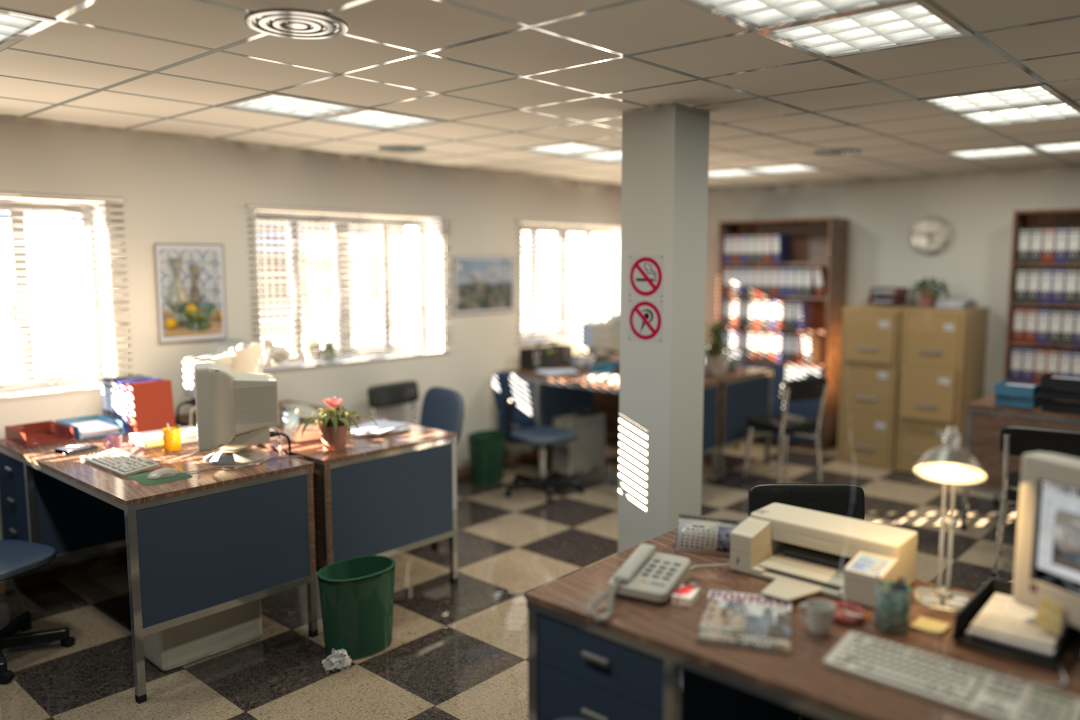
#> input picture data/office/office_stereo2/office_stereo2_near2.png, 1080 x 720 px
$ python povr_data_bet.py
#> lines starting #> are read from the running program, lines starting #| are printed output that depends on the picture
### camera_model.py
# -*- coding: utf-8 -*-
"""
Created on Fri Mar  3 14:15:30 2017

@author: DamianCristian
"""


import numpy as np
from scipy import ndimage as ndi
from scipy import signal

sigm = lambda x, w: -np.where(abs(x)<w/2, 2*x, np.sign(x))/2 + .5
scale = lambda x: (x-x.min())/np.sum(x-x.min())


# [16 lines left out: functions psf_mesh, pillbox_psf, box_psf, not called in this run]


class Coded_psf:
    """ The class that models a coded aperture. It holds a matrix describing
    the aperture and when called returns a PSF of the given size.

    Parameters
    -----------

    prototype: array like
        A matrix holding the transmissivity profile of the aperture.

    """

    def __init__(self, prototype):
        self.mat = scale(np.array(prototype, dtype= float))
        self.s = max(self.mat.shape)

    # [8 lines left out: function __call__, not called in this run]


class Camera:
    """This class holds the characteristics of the camera.
    And performs basic calculations such as computing the PSF according to distance. It uses a thin lens model for computation.

    By convention all lengths are expressed in millimeters.


    Parameters
    -----------

    focal_length: float
        The focal length of the lens.

    f_stop: float
        The ratio of focal length over the diameter of the lens.

    pixel_pitch: float
        The distance between the centers of two adjacent pixels.

    aperture:
        The shape of the aperture of the camera.

    focus:
        The distance at witch the camera is focused.


    Example
    --------
    ::

        testCam = de.Camera(focal_length = 105.0,
                      f_stop = 4.0,
                      pixel_pitch = 0.0082)
        testCam.set_focal_plane(1600)
        print('Psf diameter:', testCam.d_psf(1700))
        print('Psf')
        print(testCam.psf(1700))

    """

    def __init__(self,
                 focal_length,
                 f_stop,
                 pixel_pitch,
                 aperture=None,
                 focus=np.inf):

        self.fL = focal_length
        self.fN = f_stop
        self.pitch = pixel_pitch
        self.focus = focus

        if aperture is None:
            self.kernel = pillbox_psf
        else:
            self.kernel = aperture


    def set_focal_plane(self, distance):
        "Sets the focal plane of the camera."
        self.focus = distance

    def set_f_stop(self, value):
        self.fN = value

    # [21 lines left out: functions aperture_diameter, psf_diameter, distance, not called in this run]


    def set_aperture(self, fun):
        "Sets the shape of the aperture for the camera."
        self.kernel = fun


    # [18 lines left out: function psf, not called in this run]

### povr_data_bet.py
# -*- coding: utf-8 -*-

import numpy as np
import matplotlib.pyplot as plt
from imageio import imread
from time import clock

from camera_model import Camera
from depth_bet import depth_bet


# [24 lines of commented-out code are left out]

near_cam = Camera(focal_length = 2.8,
                 f_stop = 2.8/10,
                 pixel_pitch =6.25e-3,
                 focus = 267)
far_cam = Camera(focal_length = 2.8,
                 f_stop = 2.8/10,
                 pixel_pitch = 6.256e-3,
                 focus = 534)

min_depth = 150
max_depth = 850

folder = r"data/office/office_stereo2/"
near_file = "office_stereo2_near2.png"
far_file = "office_stereo2_far2.png"
all_file = "office_stereo2_all.png"
depth_file = "office_stereo2.depth.npy"


#%% Input Data

near_im = imread(folder + near_file).mean(2)/256
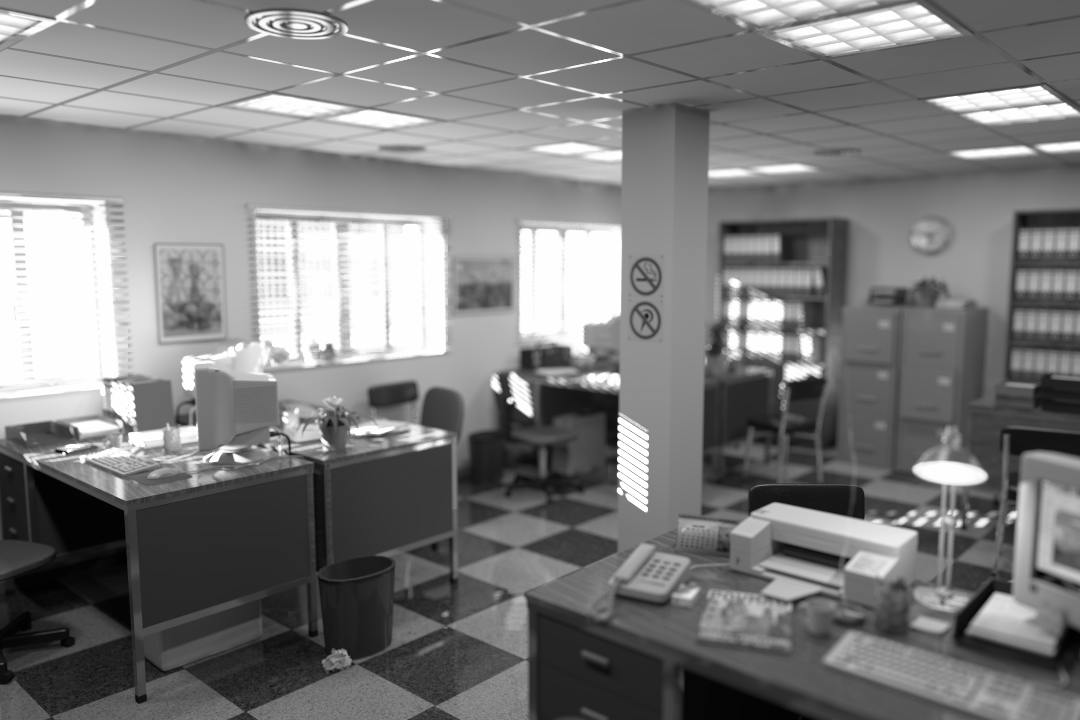
#> near_im: shape (720, 1080) float64; min 0.00391, max 0.996, mean 0.485
far_im = imread(folder + far_file).mean(2)/256
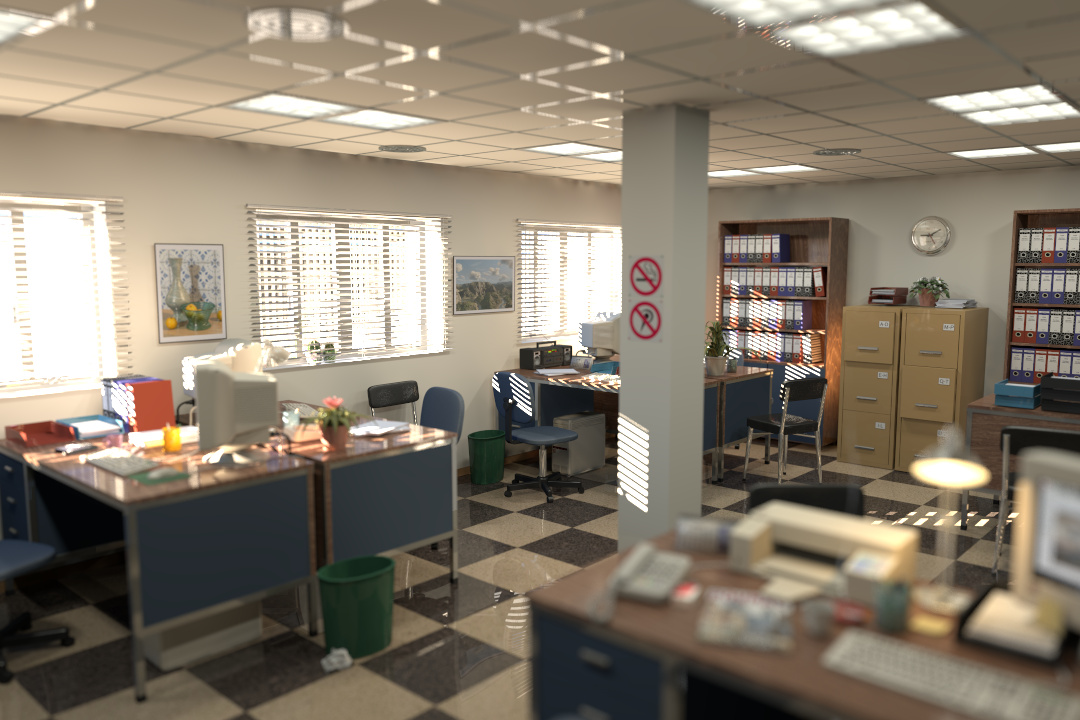
#> input picture data/office/office_stereo2/office_stereo2_far2.png, 1080 x 720 px
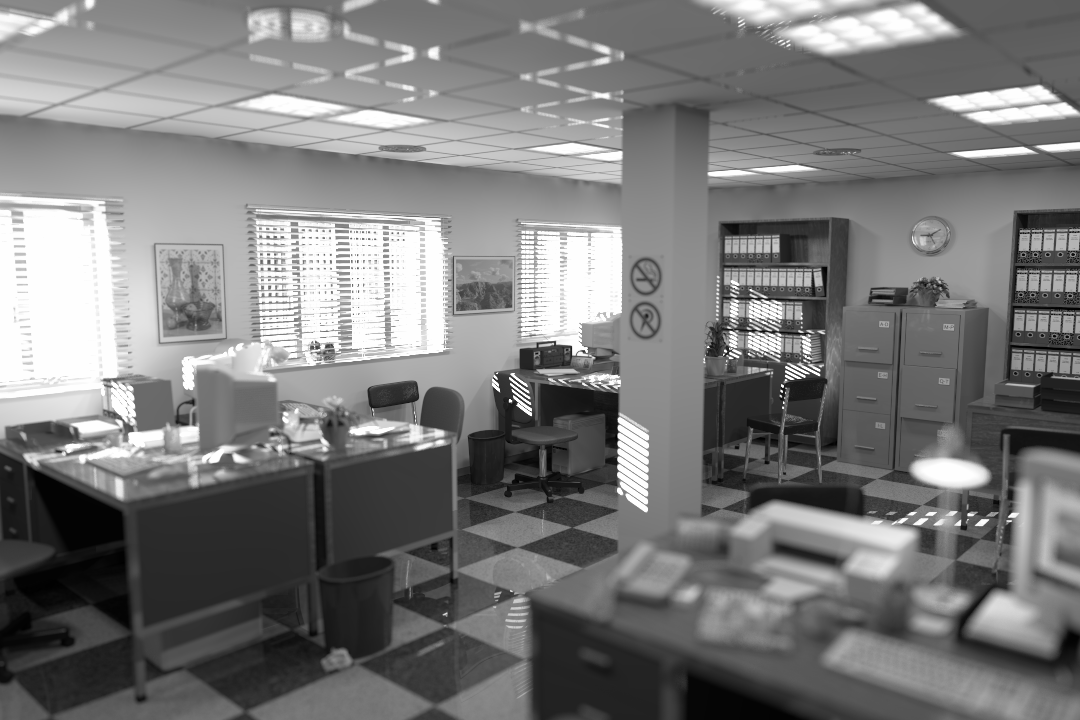
#> far_im: shape (720, 1080) float64; min 0, max 0.996, mean 0.48
all_im = imread(folder + all_file).mean(2)/256
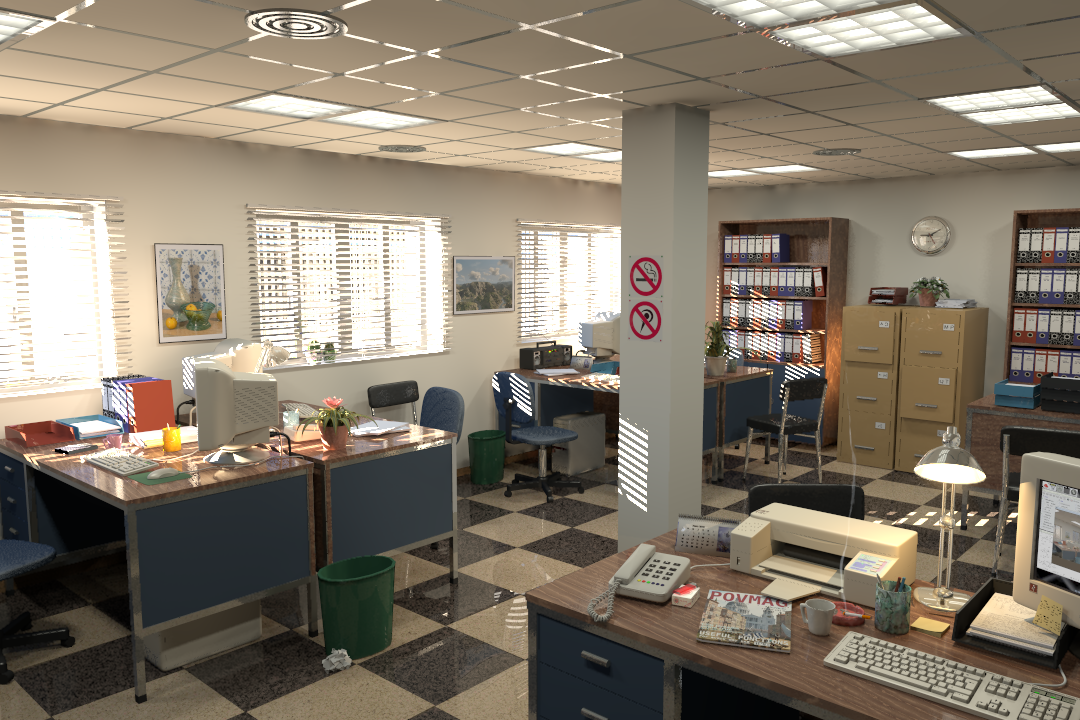
#> input picture data/office/office_stereo2/office_stereo2_all.png, 1080 x 720 px
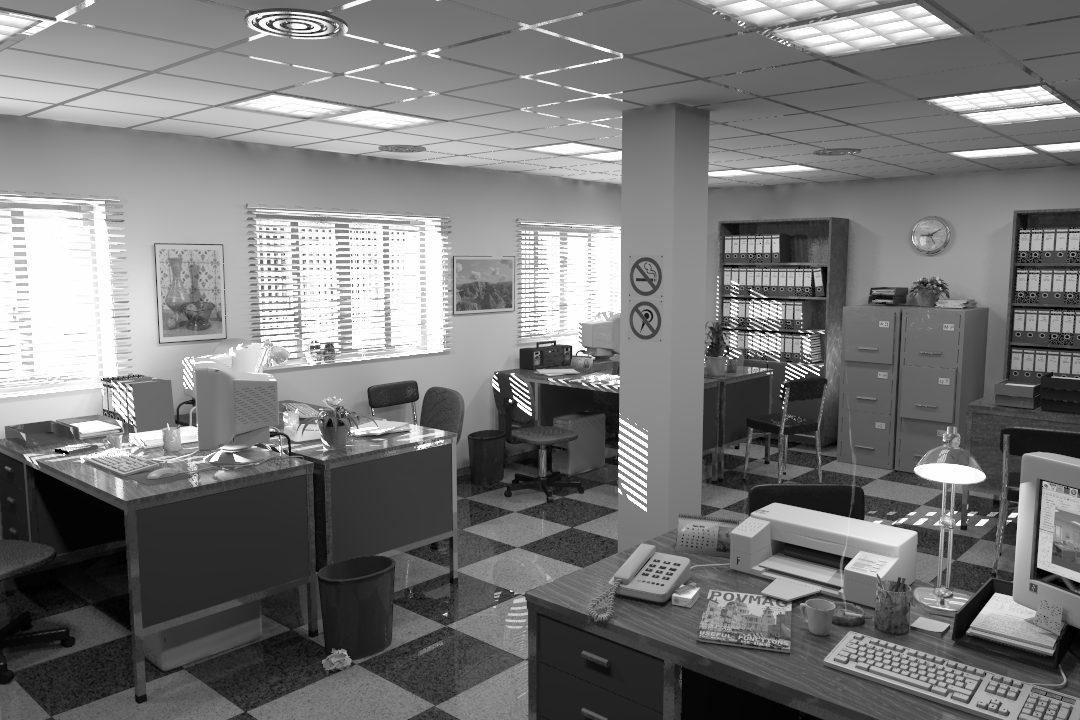
#> all_im: shape (720, 1080) float64; min 0, max 0.996, mean 0.472
#> (the run stopped early here; a loop or call above may not have finished)
